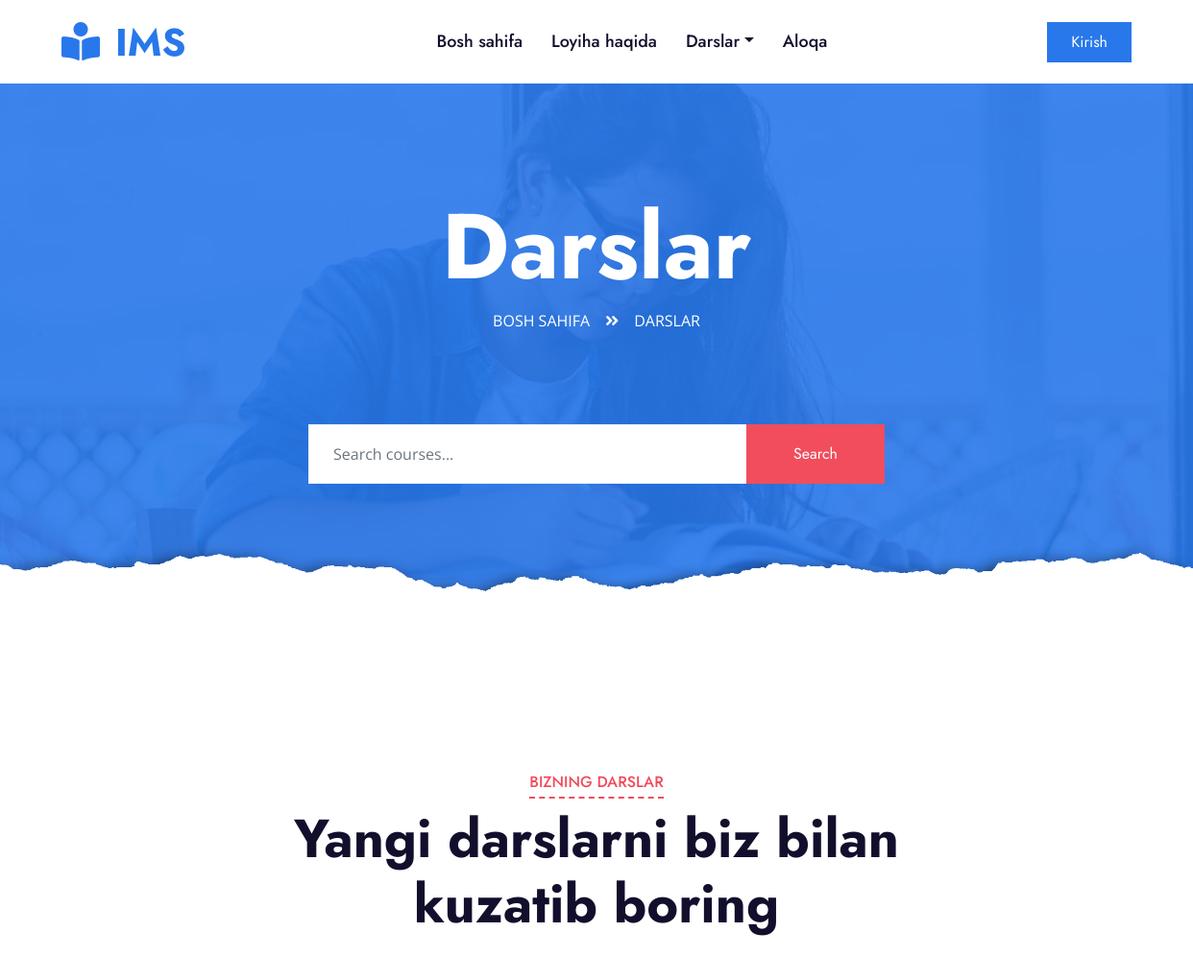
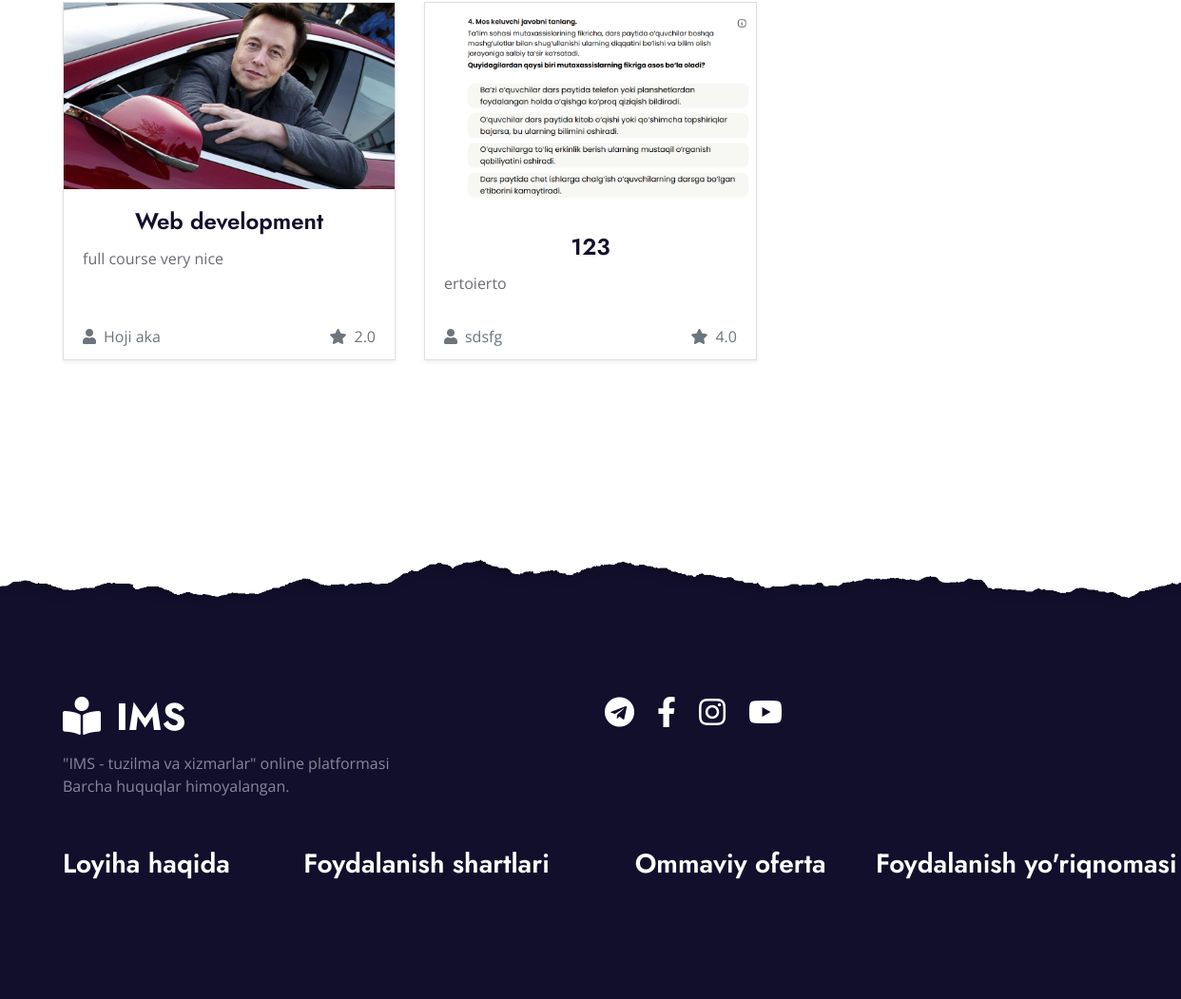
Screenshot of /course/ with the database file from the repository (2 pictures, top to bottom).
### users/models.py (models this page shows, shortened)
class Course(models.Model):
    title = models.CharField(max_length=200)
    description = models.TextField()
    instructor = models.CharField(max_length=100)
    rating = models.FloatField()
    image = models.ImageField(upload_to='courses/')
    created_at = models.DateTimeField(auto_now_add=True)
    enrolled_users = models.ManyToManyField(User, related_name='my_courses', blank=True)

### users/views.py (the view)
# urls.py: path('course/', views.course_list, name='course'),
def course_list(request):
    query = request.GET.get('q', '').strip()  # Get the search query and strip extra spaces
    if query:
        courses = Course.objects.filter(title__icontains=query)  # Filter courses by title
        print(f"Search Query: {query}, Results: {courses}")  # Debugging
    else:
        courses = Course.objects.all()  # Show all courses if no query
    return render(request, 'course.html', {'courses': courses, 'query': query})

### users/templates/course.html (shortened to what this page needs)
{% load static %}
<!DOCTYPE html>
<html lang="en">
<head>
    <link href="https://cdnjs.cloudflare.com/ajax/libs/font-awesome/5.10.0/css/all.min.css" rel="stylesheet">
    <link href="{% static 'lib/owlcarousel/assets/owl.carousel.min.css' %}" rel="stylesheet">
    <link href="{% static 'css/style.css' %}" rel="stylesheet">
</head>
<body>
    <div class="container-fluid p-0">
        <nav class="navbar navbar-expand-lg bg-white navbar-light py-3 py-lg-0 px-lg-5">
            <a href="{% url 'index' %}" class="navbar-brand ml-lg-3">
                <h1 class="m-0 text-uppercase text-primary"><i class="fa fa-book-reader mr-3"></i>IMS</h1>
            </a>
            <div class="collapse navbar-collapse justify-content-between px-lg-3" id="navbarCollapse">
                <div class="navbar-nav mx-auto py-0">
                    <a href="{% url 'index' %}" class="nav-item nav-link">Bosh sahifa</a>
                    <a href="{% url 'about' %}" class="nav-item nav-link">Loyiha haqida</a>
                    <div class="nav-item dropdown">
                        <a href="#" class="nav-link dropdown-toggle" data-toggle="dropdown" aria-expanded="false">Darslar</a>
                    </div>
                    <a href="{% url 'contact' %}" class="nav-item nav-link">Aloqa</a>
                </div>
                {% if user.is_authenticated %}
                <div class="dropdown">
                    <a class="btn btn-primary dropdown-toggle py-2 px-4 d-none d-lg-block" href="#" role="button" id="userDropdown" data-toggle="dropdown" aria-haspopup="true" aria-expanded="false">
                        Profil
                    </a>
                    <div class="dropdown-menu dropdown-menu-right" aria-labelledby="userDropdown">
                        <a href="{% url 'malumot' %}" class="dropdown-item">Ma'lumotlarim</a>
                        <a href="{% url 'mycourse' %}" class="dropdown-item">Mening kurslarim</a>
                        <a href="{% url 'sertifikat' %}" class="dropdown-item">Sertifikatlarim</a>
                        <form method="post" action="{% url 'logout' %}">
                            {% csrf_token %}
                            <button type="submit" class="dropdown-item">Tizimdan chiqish</button>
                        </form>
                    </div>
                </div>
            {% else %}
                <a href="{% url 'login' %}" class="btn btn-primary py-2 px-4 d-none d-lg-block">Kirish</a>
            {% endif %}
            </div>
        </nav>
    </div>
    <div class="jumbotron jumbotron-fluid page-header position-relative overlay-bottom" style="margin-bottom: 90px;">
        <div class="container text-center py-5">
            <h1 class="text-white display-1">Darslar</h1>
            <div class="d-inline-flex text-white mb-5">
                <p class="m-0 text-uppercase"><a class="text-white" href="{% url 'index' %}">Bosh sahifa</a></p>
                <i class="fa fa-angle-double-right pt-1 px-3"></i>
                <p class="m-0 text-uppercase">Darslar</p>
            </div>
        </div>
        <div class="mx-auto mb-5" style="width: 100%; max-width: 600px;">
            <form method="get" action="{% url 'course' %}">
                <div class="input-group">
                    <input type="text" name="q" class="form-control border-light" style="padding: 30px 25px;" placeholder="Search courses..." value="{{ query }}">
                    <div class="input-group-append">
                        <button class="btn btn-secondary px-4 px-lg-5" type="submit">Search</button>
                    </div>
                </div>
            </form>
        </div>
    </div>
    <div class="container-fluid py-5">
        <div class="container py-5">
            <div class="row mx-0 justify-content-center">
                <div class="col-lg-8">
                    <div class="section-title text-center position-relative mb-5">
                        <h6 class="d-inline-block position-relative text-secondary text-uppercase pb-2">Bizning darslar</h6>
                        <h1 class="display-4">Yangi darslarni biz bilan kuzatib boring</h1>
                    </div>
                </div>
            </div>
            <div class="row">
                {% for course in courses %}
                <div class="col-lg-4 col-md-6 pb-4">
                    <div class="card h-100 shadow-sm">
                        <a href="{% url 'course_detail' course.pk %}">
                            <img class="card-img-top" src="{{ course.image.url }}" alt="{{ course.title }}">
                        </a>
                        <div class="card-body">
                            <h4 class="card-title text-center">
                                <a href="{% url 'course_detail' course.pk %}" class="text-dark">{{ course.title }}</a>
                            </h4>
                            <p class="card-text">{{ course.description|truncatewords:15 }}</p>
                        </div>
                        <div class="card-footer bg-white border-0">
                            <div class="d-flex justify-content-between">
                                <span class="text-muted"><i class="fa fa-user mr-2"></i>{{ course.instructor }}</span>
                                <span class="text-muted"><i class="fa fa-star mr-2"></i>{{ course.rating }}</span>
                            </div>
                        </div>
                    </div>
                </div>
                {% empty %}
                <p>No courses available.</p>
                {% endfor %}
            </div>
        </div>
    </div>
    <div class="container-fluid position-relative overlay-top bg-dark text-white-50 py-5" style="margin-top: 90px;">
        <div class="container mt-5 pt-5">
            <div class="row">
                <div class="col-md-6 mb-5">
                    <a href="{% url 'index' %}" class="navbar-brand">
                        <h1 class="mt-n2 text-uppercase text-white"><i class="fa fa-book-reader mr-3"></i>IMS</h1>
                    </a>
                    <p class="m-0">"IMS - tuzilma va xizmarlar" online platformasi <br>
                        Barcha huquqlar himoyalangan.</p>
                </div>
                <div class="col-md-6 mb-5">
                    <div class="d-flex justify-content-start">
                        <a class="text-white mr-4" href="#"><i class="fab fa-2x fa-telegram"></i></a>
                        <a class="text-white mr-4" href="#"><i class="fab fa-2x fa-facebook-f"></i></a>
                        <a class="text-white mr-4" href="#"><i class="fab fa-2x fa-instagram"></i></a>
                        <a class="text-white" href="#"><i class="fab fa-2x fa-youtube"></i></a>
                    </div>
                </div>
            </div>
            <div class="row justify-content-between">
                <div class="col-lg-2 col-md-6 mb-5">
                    <a href="#" class="navbar-brand">
                        <h3 class="text-white mb-4">Loyiha haqida</h3>
                    </a>
                </div>
                <div class="col-lg-3 col-md-6 mb-5">
                    <a href="#" class="navbar-brand">
                        <h3 class="text-white mb-4 ">Foydalanish shartlari</h3>
                    </a>
                </div>
                <div class="col-lg-2 col-md-6 mb-5">
                    <a href="#" class="navbar-brand">
                        <h3 class="text-white mb-4">Ommaviy oferta</h3>
                    </a>
                </div>
                <div class="col-lg-3 col-md-6 mb-5">
                    <a href="#" class="navbar-brand">
                        <h3 class="text-white mb-4">Foydalanish yo'riqnomasi
                        </h3>
                    </a>
                </div>
            </div>
        </div>
    </div>
</body>
</html>

### rows the page displays
Course: image (picture), title "Web development", description "full course very nice", instructor "Hoji aka", rating "2.0"
Course: image (picture), title "123", description "ertoierto", instructor "sdsfg", rating "4.0"
